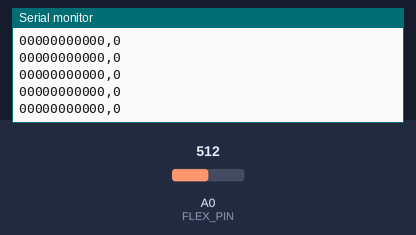
The sketch below on a simulated Arduino Uno, built with avr-gcc and run on an emulated ATmega328P. Shown: the last lines printed to the serial monitor. The test bench sets the inputs (shaded band); at power-on: A0 (FLEX_PIN) = 512.

Above: at 1.2 s.
1.3 s: A0 (FLEX_PIN) set to 716
At 1.9 s:
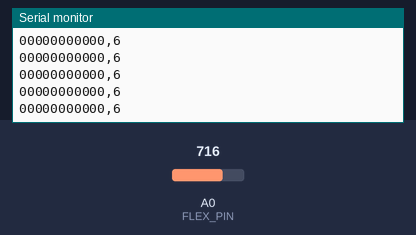
2.8 s: A0 (FLEX_PIN) set to 900
At 3.5 s:
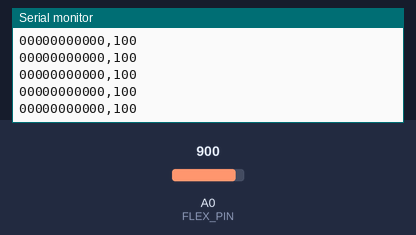
Timing chart, 0 to 5.8 s (numbered marks = the images above; inputs shaded):
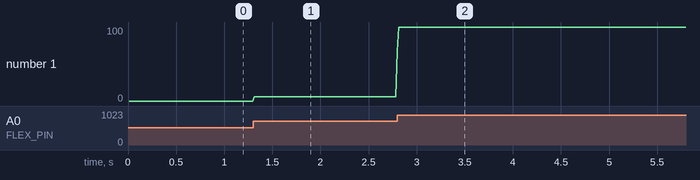

Measured:
- after the input at 1.3 s, the serial monitor: prints a new line at once (image 1)
- after the input at 2.8 s, the serial monitor: prints a new line at once (image 2)
- plotted number 1: 0 → 6 after the input at 1.3 s, 6 → 100 after the input at 2.8 s

The sketch:

main.ino
```cpp
// ============================================
// Simon Says Controller - Main Sketch
// ============================================
// Reads 11 capacitive touch pads (0-9 game +
// 10 end game) and a flex sensor. Streams
// data to Processing.
//
// Serial Protocol:
//   BBBBBBBBBBB,FFF\n
//   11 chars for pads 0-10, comma, flex 0-100
// ============================================

#include <Wire.h>
#include "Adafruit_MPR121.h"
#include "config.h"
#include "sensors.h"

Adafruit_MPR121 cap = Adafruit_MPR121();
PadSensor pads;
FlexSensor flex;
unsigned long lastSendTime = 0;

void setup() {
  Serial.begin(SERIAL_BAUD);
  while (!Serial) delay(10);

  Serial.println("SIMON_INIT");

  if (!cap.begin()) {
    Serial.println("MPR121_ERROR");
    while (1) delay(10);
  }

  pads.begin(&cap);
  flex.begin();

  Serial.println("SIMON_READY");
}

void loop() {
  pads.update();
  flex.update();

  unsigned long now = millis();
  if (now - lastSendTime >= SEND_INTERVAL_MS) {
    lastSendTime = now;
    sendData();
  }
}

// Sends: "00100000001,75\n"
void sendData() {
  for (int i = 0; i < NUM_PADS; i++) {
    Serial.print(pads.isPressed(i) ? '1' : '0');
  }
  Serial.print(',');
  Serial.println(flex.getValue());
}
```

sensors.h
```cpp
// ============================================
// Simon Says Controller - Sensor Abstractions
// ============================================

#ifndef SENSORS_H
#define SENSORS_H

#include <Arduino.h>
#include "Adafruit_MPR121.h"
#include "config.h"

class PadSensor {
public:
  void begin(Adafruit_MPR121* capSensor) {
    _cap = capSensor;
    for (int i = 0; i < NUM_PADS; i++) {
      _debouncedState[i] = false;
      _prevState[i] = false;
      _lastRawState[i] = false;
      _lastChangeTime[i] = 0;
    }
  }

  void update() {
    unsigned long now = millis();
    for (uint8_t i = 0; i < NUM_PADS; i++) {
      _prevState[i] = _debouncedState[i];
      bool raw = (_cap->filteredData(i) < TOUCH_THRESHOLD);
      if (raw != _lastRawState[i]) {
        _lastChangeTime[i] = now;
        _lastRawState[i] = raw;
      }
      if ((now - _lastChangeTime[i]) >= DEBOUNCE_MS) {
        _debouncedState[i] = raw;
      }
    }
  }

  bool isPressed(uint8_t pad) {
    return (pad < NUM_PADS) ? _debouncedState[pad] : false;
  }

private:
  Adafruit_MPR121* _cap;
  bool _debouncedState[NUM_PADS];
  bool _prevState[NUM_PADS];
  bool _lastRawState[NUM_PADS];
  unsigned long _lastChangeTime[NUM_PADS];
};

class FlexSensor {
public:
  void begin() {
    pinMode(FLEX_PIN, INPUT);
    _smoothed = analogRead(FLEX_PIN);
    _value = 0;
  }

  void update() {
    int raw = analogRead(FLEX_PIN);
    _smoothed = (_smoothed * FLEX_SMOOTH + raw) / (FLEX_SMOOTH + 1);
    _value = map(_smoothed, FLEX_FLAT, FLEX_BENT, 0, 100);
    _value = constrain(_value, 0, 100);
  }

  int getValue() { return _value; }

private:
  int _value;
  int _smoothed;
};

#endif
```

config.h
```cpp
// ============================================
// Simon Says Controller - Configuration
// ============================================

#ifndef CONFIG_H
#define CONFIG_H

// --- Pad Settings ---
#define NUM_PADS          11      // 0-9 game pads + 10 end game button
#define TOUCH_THRESHOLD   6
#define DEBOUNCE_MS       30

// --- Flex Sensor ---
#define FLEX_PIN          A0
#define FLEX_FLAT         700
#define FLEX_BENT         850
#define FLEX_SMOOTH       7

// --- Communication ---
#define SERIAL_BAUD       115200
#define SEND_INTERVAL_MS  15

#endif
```
